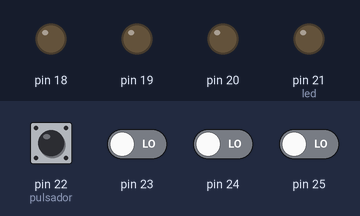
Bench run of a sketch on a simulated Arduino Mega 2560, built with avr-gcc and run on an emulated ATmega2560. On the bench: output pins drawn as LEDs (lit = HIGH). The test bench sets the inputs (shaded band); at power-on: pin 22 (pulsador), pin 23–25 LOW.

Above: at 1.2 s.
1.3 s: pin 22 (pulsador) pulled HIGH for 0.15 s
At 1.37 s:
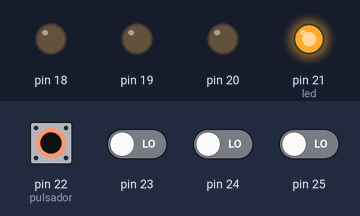
2.9 s: pin 23 driven HIGH
At 4.1 s:
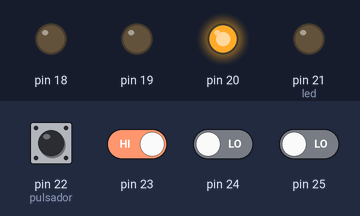
4.4 s: pin 24 driven HIGH
At 5.5 s:
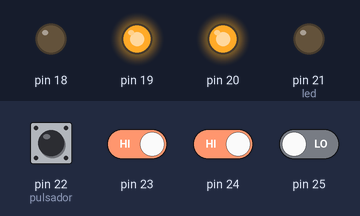
5.9 s: pin 25 driven HIGH
At 6.6 s:
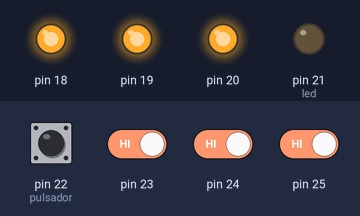
7.4 s: pin 22 (pulsador) pulled HIGH for 1 s
At 7.7 s:
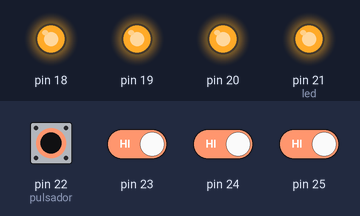
9.9 s: pin 23 driven LOW
At 10.8 s:
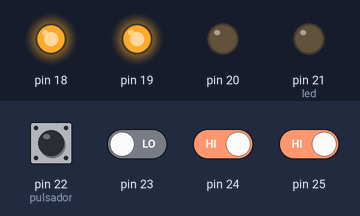
Timing chart, 0 to 12.4 s (numbered marks = the images above; inputs shaded):
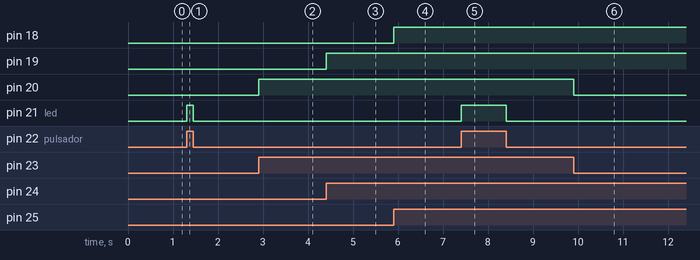

The sketch:

Clase_6_Entradas_Digitales.ino
```cpp
int pulsador = 22;      //Pin donde se encuentra el pulsador, entrada
int pulsador_1 = 22;      //Pin donde se encuentra el pulsador, entrada
int pulsador_2 = 23;      //Pin donde se encuentra el pulsador, entrada
int pulsador_3 = 24;      //Pin donde se encuentra el pulsador, entrada
int pulsador_4 = 25;      //Pin donde se encuentra el pulsador, entrada
int led = 21;          //Pin donde se encuentra el LED, salida
int led_1 = 21;          //Pin donde se encuentra el LED, salida
int led_2 = 20;          //Pin donde se encuentra el LED, salida
int led_3 = 19;          //Pin donde se encuentra el LED, salida
int led_4 = 18;          //Pin donde se encuentra el LED, salida
void setup() {
  // put your setup code here, to run once:
  pinMode( 21, OUTPUT) ;
  pinMode( 20, OUTPUT) ;
  pinMode( 19, OUTPUT) ;
  pinMode( 18, OUTPUT) ;
  pinMode( 22, INPUT) ;
  pinMode( 23, INPUT) ;
  pinMode( 24, INPUT) ;
  pinMode( 25, INPUT) ;
  //DDRD = 0XFF;
  //DDRA = 0X00; // Puerto A como entrada
}

void loop() {
  //PORTD = PINA;
  /*
if (digitalRead(pulsador_1) == HIGH)
    {
     //Pulsador oprimido
     digitalWrite(led_1, HIGH); //Enciende el LED
    }
    else
    {
     //Pulsador NO oprimido
     digitalWrite(led_1, LOW); //Apaga el LED
    }
    if (digitalRead(pulsador_2) == HIGH)
    {
     //Pulsador oprimido
     digitalWrite(led_2, HIGH); //Enciende el LED
    }
    else
    {
     //Pulsador NO oprimido
     digitalWrite(led_2, LOW); //Apaga el LED
    }
    if (digitalRead(pulsador_3) == HIGH)
    {
     //Pulsador oprimido
     digitalWrite(led_3, HIGH); //Enciende el LED
    }
    else
    {
     //Pulsador NO oprimido
     digitalWrite(led_3, LOW); //Apaga el LED
    }
    if (digitalRead(pulsador_4) == HIGH)
    {
     //Pulsador oprimido
     digitalWrite(led_4, HIGH); //Enciende el LED
    }
    else
    {
     //Pulsador NO oprimido
     digitalWrite(led_4, LOW); //Apaga el LED
    }
    */

  for ( int i = 0 ; i <= 3 ; i++) // Definimos la variable i sobre la marcha
  {
    if (digitalRead(pulsador + i) == HIGH) {
      digitalWrite(led - i, HIGH);
    } else {
      digitalWrite(led - i, LOW);
    }
  }

}
```

Measured:
- after the input at 1.3 s, pin 21 (led): LOW → HIGH at once, → LOW 0.15 s later
- after the input at 2.9 s, pin 20: LOW → HIGH at once
- after the input at 4.4 s, pin 19: LOW → HIGH at once
- after the input at 5.9 s, pin 18: LOW → HIGH at once
- after the input at 7.4 s, pin 21 (led): LOW → HIGH at once, → LOW 1.0 s later
- after the input at 9.9 s, pin 20: HIGH → LOW at once
